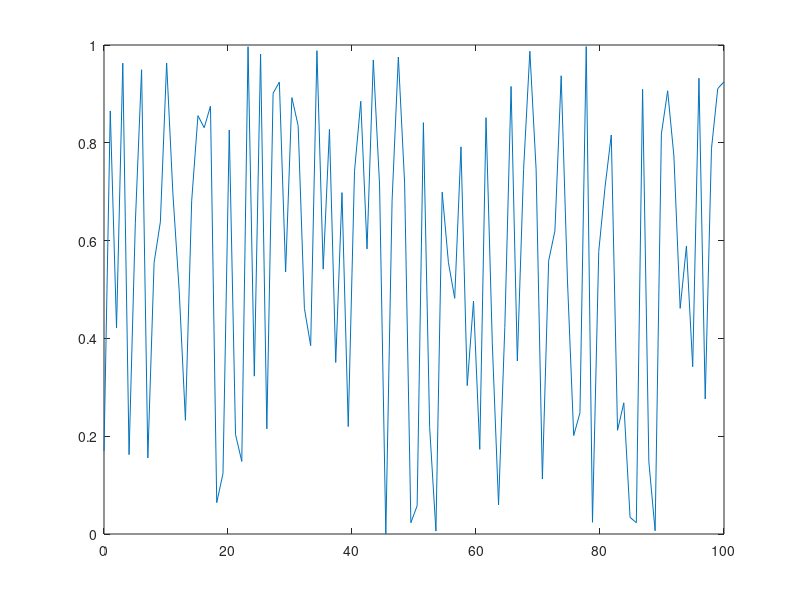

The MATLAB script that drew this image:
clc 
clear all
close all
warning off all

t = linspace(0,100);
x = rand(size(t));

plot(t,x);


function dg = digitalClock(t,Amp,freq)
%t = linspace(-pi,2*pi,121);
%Amp = 1.15;
%freq = 2;
dg = Amp*square(freq*t);
% plot(t/pi,digitalClock(t,Amp,freq))
% xlabel('t / \pi')
%grid on
end